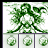

The image is a tile-based game level rendered from a .tmx file. Its description and complete source (layers, tilesets, objects, tile grids) follow:
An orthogonal 3x3 tile map with 16x16 px tiles, 1 tile layer (Tile Layer 1).

<map version="1.0" orientation="orthogonal" renderorder="right-down" width="3" height="3" tilewidth="16" tileheight="16" nextobjectid="1">
 <tileset firstgid="1" name="simples_pimples" tilewidth="16" tileheight="16" tilecount="4000">
  <tileoffset x="2" y="2" />
  <image source="simples_pimples.png" width="800" height="1280" />
 </tileset>
 <layer name="Tile Layer 1" width="3" height="3">
  <data>
   <tile gid="212" />
   <tile gid="213" />
   <tile gid="214" />
   <tile gid="262" />
   <tile gid="263" />
   <tile gid="264" />
   <tile gid="312" />
   <tile gid="312" />
   <tile gid="312" />
  </data>
 </layer>
</map>